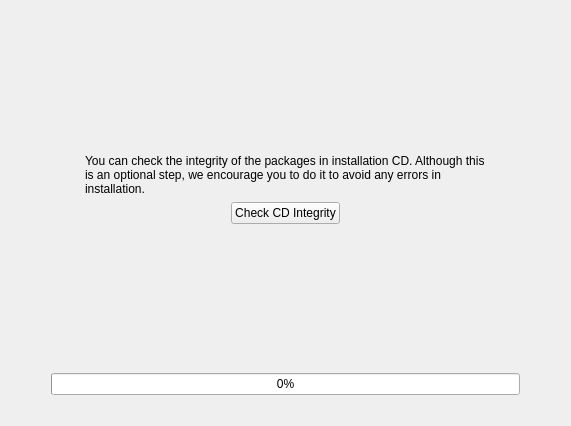
<?xml version="1.0" encoding="UTF-8"?>
<ui version="4.0">
 <class>CheckCDWidget</class>
 <widget class="QWidget" name="CheckCDWidget">
  <property name="geometry">
   <rect>
    <x>0</x>
    <y>0</y>
    <width>571</width>
    <height>426</height>
   </rect>
  </property>
  <property name="windowTitle">
   <string>Form1</string>
  </property>
  <layout class="QGridLayout" name="gridLayout">
   <item row="0" column="1">
    <spacer>
     <property name="orientation">
      <enum>Qt::Vertical</enum>
     </property>
     <property name="sizeType">
      <enum>QSizePolicy::Expanding</enum>
     </property>
     <property name="sizeHint" stdset="0">
      <size>
       <width>20</width>
       <height>51</height>
      </size>
     </property>
    </spacer>
   </item>
   <item row="1" column="0">
    <spacer>
     <property name="orientation">
      <enum>Qt::Horizontal</enum>
     </property>
     <property name="sizeType">
      <enum>QSizePolicy::Expanding</enum>
     </property>
     <property name="sizeHint" stdset="0">
      <size>
       <width>131</width>
       <height>20</height>
      </size>
     </property>
    </spacer>
   </item>
   <item row="1" column="1">
    <layout class="QVBoxLayout">
     <item>
      <widget class="QLabel" name="pix">
       <property name="pixmap">
        <pixmap resource="../../data.qrc">:/gui/pics/installcd.png</pixmap>
       </property>
       <property name="alignment">
        <set>Qt::AlignCenter</set>
       </property>
       <property name="wordWrap">
        <bool>false</bool>
       </property>
      </widget>
     </item>
     <item>
      <widget class="QLabel" name="textLabel2">
       <property name="text">
        <string>You can check the integrity of the packages in installation CD. Although this is an optional step, we encourage you to do it to avoid any errors in installation.</string>
       </property>
       <property name="alignment">
        <set>Qt::AlignVCenter</set>
       </property>
       <property name="wordWrap">
        <bool>true</bool>
       </property>
       <property name="margin">
        <number>20</number>
       </property>
      </widget>
     </item>
     <item>
      <layout class="QHBoxLayout">
       <item>
        <spacer>
         <property name="orientation">
          <enum>Qt::Horizontal</enum>
         </property>
         <property name="sizeType">
          <enum>QSizePolicy::Expanding</enum>
         </property>
         <property name="sizeHint" stdset="0">
          <size>
           <width>21</width>
           <height>20</height>
          </size>
         </property>
        </spacer>
       </item>
       <item>
        <widget class="QPushButton" name="checkButton">
         <property name="text">
          <string>Check CD Integrity</string>
         </property>
        </widget>
       </item>
       <item>
        <spacer>
         <property name="orientation">
          <enum>Qt::Horizontal</enum>
         </property>
         <property name="sizeType">
          <enum>QSizePolicy::Expanding</enum>
         </property>
         <property name="sizeHint" stdset="0">
          <size>
           <width>21</width>
           <height>20</height>
          </size>
         </property>
        </spacer>
       </item>
      </layout>
     </item>
     <item>
      <widget class="QLabel" name="checkLabel">
       <property name="minimumSize">
        <size>
         <width>400</width>
         <height>0</height>
        </size>
       </property>
       <property name="text">
        <string/>
       </property>
       <property name="alignment">
        <set>Qt::AlignCenter</set>
       </property>
       <property name="wordWrap">
        <bool>false</bool>
       </property>
       <property name="margin">
        <number>10</number>
       </property>
      </widget>
     </item>
    </layout>
   </item>
   <item row="1" column="2">
    <spacer>
     <property name="orientation">
      <enum>Qt::Horizontal</enum>
     </property>
     <property name="sizeType">
      <enum>QSizePolicy::Expanding</enum>
     </property>
     <property name="sizeHint" stdset="0">
      <size>
       <width>131</width>
       <height>20</height>
      </size>
     </property>
    </spacer>
   </item>
   <item row="2" column="1">
    <spacer>
     <property name="orientation">
      <enum>Qt::Vertical</enum>
     </property>
     <property name="sizeType">
      <enum>QSizePolicy::Expanding</enum>
     </property>
     <property name="sizeHint" stdset="0">
      <size>
       <width>20</width>
       <height>40</height>
      </size>
     </property>
    </spacer>
   </item>
   <item row="3" column="0" colspan="3">
    <layout class="QHBoxLayout" name="horizontalLayout">
     <item>
      <spacer name="horizontalSpacer">
       <property name="orientation">
        <enum>Qt::Horizontal</enum>
       </property>
       <property name="sizeType">
        <enum>QSizePolicy::Fixed</enum>
       </property>
       <property name="sizeHint" stdset="0">
        <size>
         <width>40</width>
         <height>20</height>
        </size>
       </property>
      </spacer>
     </item>
     <item>
      <widget class="QProgressBar" name="progressBar">
       <property name="value">
        <number>0</number>
       </property>
      </widget>
     </item>
     <item>
      <spacer name="horizontalSpacer_2">
       <property name="orientation">
        <enum>Qt::Horizontal</enum>
       </property>
       <property name="sizeType">
        <enum>QSizePolicy::Fixed</enum>
       </property>
       <property name="sizeHint" stdset="0">
        <size>
         <width>40</width>
         <height>20</height>
        </size>
       </property>
      </spacer>
     </item>
    </layout>
   </item>
   <item row="4" column="1">
    <spacer name="verticalSpacer">
     <property name="orientation">
      <enum>Qt::Vertical</enum>
     </property>
     <property name="sizeType">
      <enum>QSizePolicy::Fixed</enum>
     </property>
     <property name="sizeHint" stdset="0">
      <size>
       <width>20</width>
       <height>20</height>
      </size>
     </property>
    </spacer>
   </item>
  </layout>
 </widget>
 <layoutdefault spacing="6" margin="11"/>
 <pixmapfunction>qPixmapFromMimeSource</pixmapfunction>
 <resources>
  <include location="../../data.qrc"/>
 </resources>
 <connections/>
</ui>
